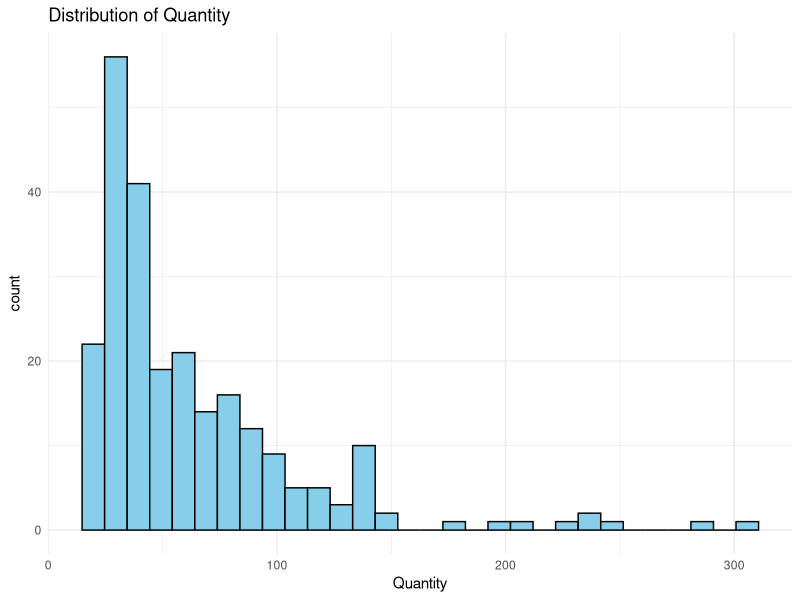
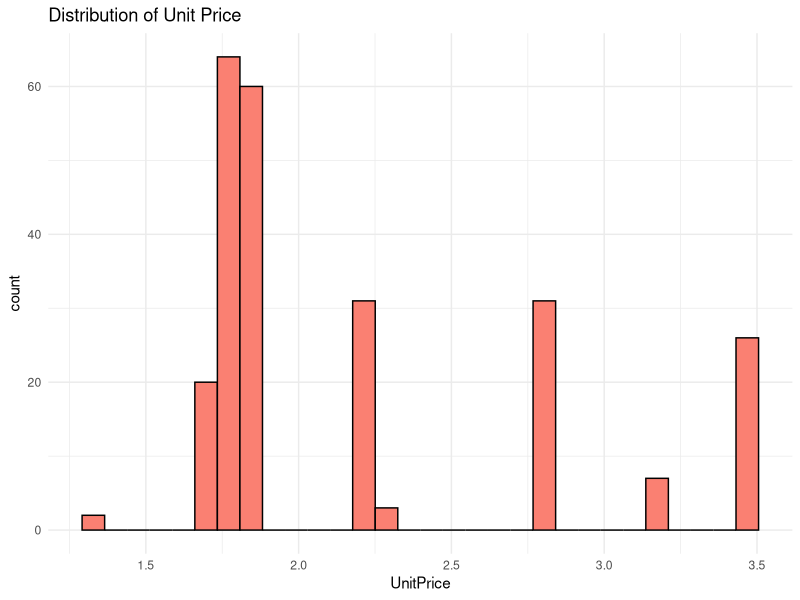
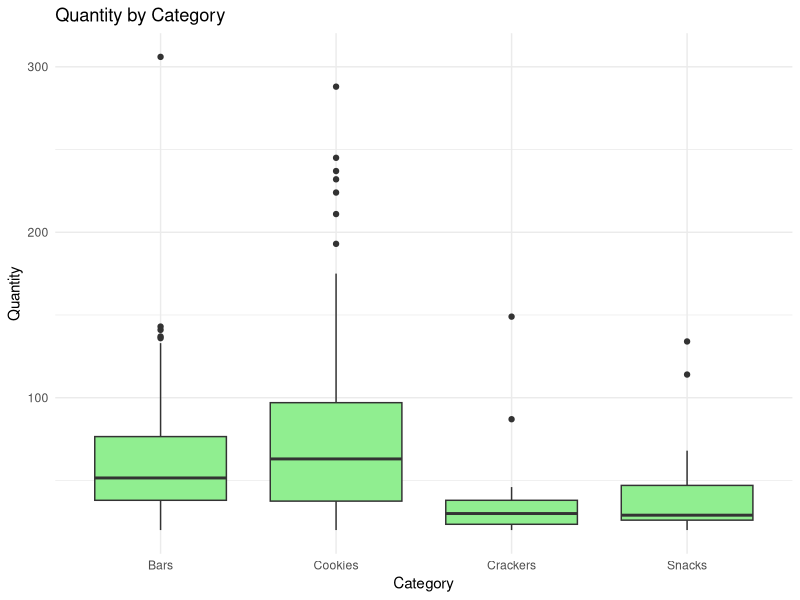
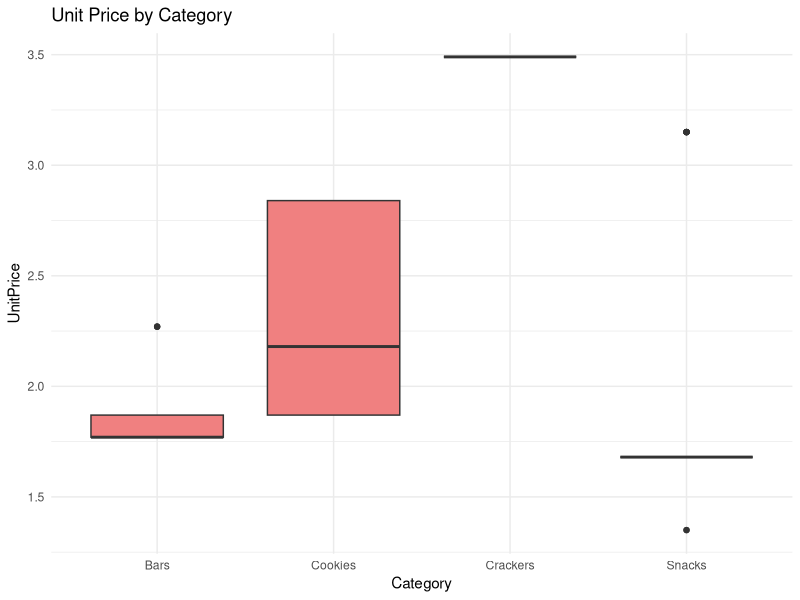
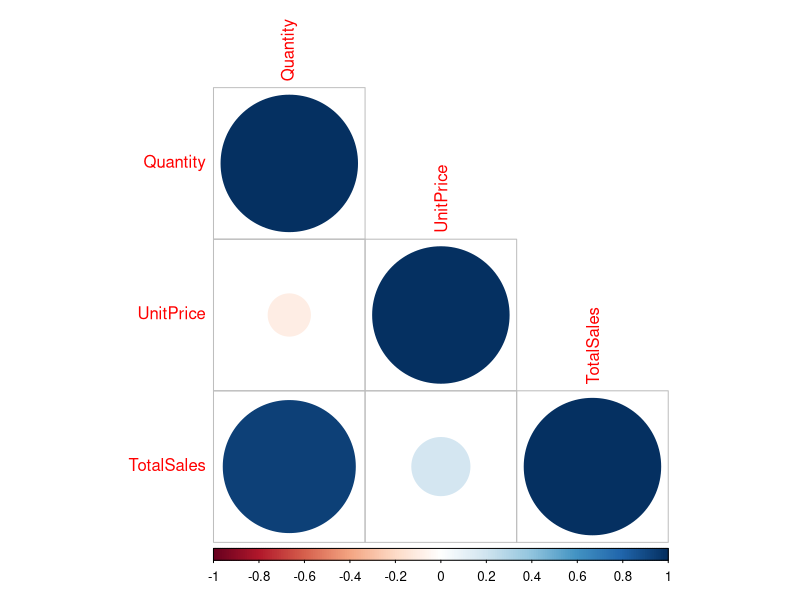

Generate these figures, in order, with R:
# Load required libraries
library(readxl)
library(dplyr)
library(ggplot2)
library(tidyr)
library(lubridate)
library(corrplot)

# Load the Excel file and sheet
data <- read_excel("Sampledatafoodslaes.xlsx", sheet = "FoodSales")

# View structure
str(data)

# Shape of the dataset
cat("Rows:", nrow(data), " Columns:", ncol(data), "\n")

# Check for missing values
sapply(data, function(x) sum(is.na(x)))

# Check for duplicates
cat("Duplicates:", sum(duplicated(data)), "\n")

# Summary statistics for numerical columns
summary(select(data, Quantity, UnitPrice))

# Frequency counts for categorical variables
table(data$Region)
table(data$City)
table(data$Category)

# Feature Engineering
data <- data %>%
  mutate(
    TotalSales = Quantity * UnitPrice,
    OrderDate = as.Date(OrderDate),
    Month = month(OrderDate, label = TRUE),
    Year = year(OrderDate)
  )

# Histograms for Quantity and UnitPrice
ggplot(data, aes(x = Quantity)) + 
  geom_histogram(bins = 30, fill = "skyblue", color = "black") +
  theme_minimal() + ggtitle("Distribution of Quantity")

ggplot(data, aes(x = UnitPrice)) + 
  geom_histogram(bins = 30, fill = "salmon", color = "black") +
  theme_minimal() + ggtitle("Distribution of Unit Price")

 #Box plots for UnitPrice and Quantity by Category
ggplot(data, aes(x = Category, y = Quantity)) + 
  geom_boxplot(fill = "lightgreen") + 
  theme_minimal() + ggtitle("Quantity by Category")

ggplot(data, aes(x = Category, y = UnitPrice)) + 
  geom_boxplot(fill = "lightcoral") + 
  theme_minimal() + ggtitle("Unit Price by Category")

  # Correlation matrix (numerical only)
num_data <- select(data, Quantity, UnitPrice, TotalSales)
cor_matrix <- cor(num_data)
corrplot(cor_matrix, method = "circle", type = "lower")
